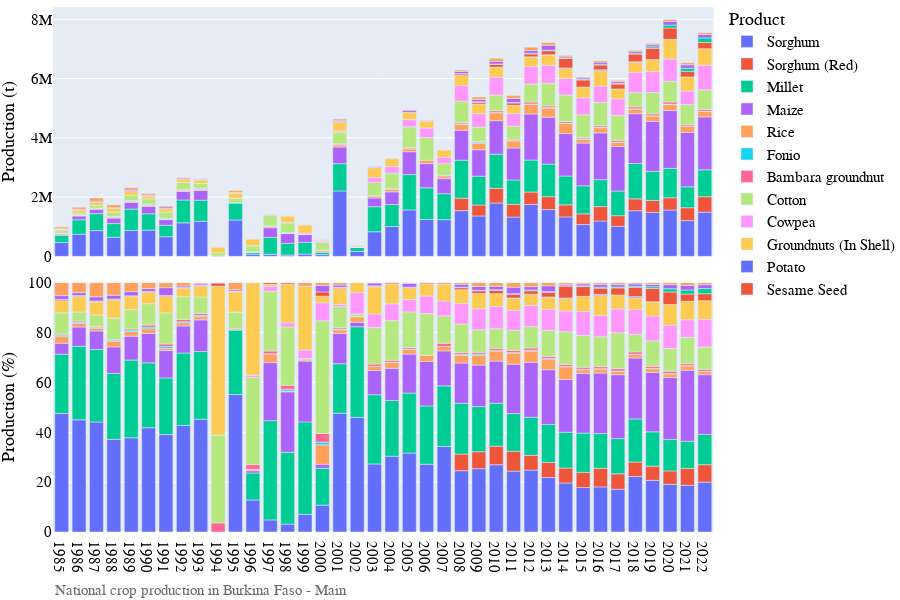
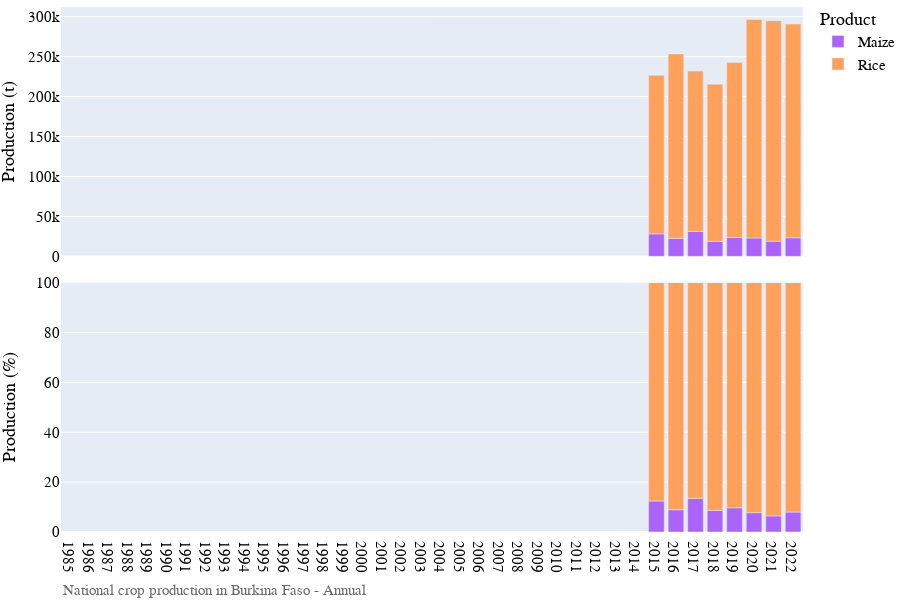

Here is the notebook cell these charts were saved with, in order:
### Markdown cell above
# Visualization of production data

### Code cell
# Bar chart of national crop production
country_iso, country_name = 'BF', 'Burkina Faso'
df = pd.read_csv('../data/crop/adm_crop_production_%s.csv' % country_iso, index_col=0)
df['year'] = df['harvest_year']
year = [df['year'].min(), df['year'].max()]
product_order = ['Sorghum','Sorghum (Red)','Millet','Maize','Rice','Fonio']
for season_name in ['Main','Annual']:
    footnote = 'National crop production in %s - %s' % (country_name, season_name)
    fn_save = '../figures/%s_bar_natgrainprod_%s.png' % (country_iso, season_name)
    sub = df[df['season_name'] == season_name]
    fig = PlotBarProduction(sub, year, product_order, footnote, fn_save)
    fig.show()

### Figure 1 — Plotly figure (JSON) as saved in the notebook; plotly's stock layout.template omitted (floating-point values rounded to 4 significant figures)
{"data": [{"alignmentgroup": "True", "hovertemplate": "product=Sorghum<br>season_name=Main<br>type=orig_unit<br>year=%{x}<br>value=%{y}<extra></extra>", "legendgroup": "Sorghum", "marker": {"color": "#636efa", "pattern": {"shape": ""}}, "name": "Sorghum", "offsetgroup": "Sorghum", "orientation": "v", "showlegend": true, "textposition": "auto", "type": "bar", "x": [1985, 1986, 1987, 1988, 1989, 1990, 1991, 1992, 1993, 1995, 1996, 1997, 1998, 1999, 2000, 2001, 2002, 2003, 2004, 2005, 2006, 2007, 2008, 2009, 2010, 2011, 2012, 2013, 2014, 2015, 2016, 2017, 2018, 2019, 2020, 2021, 2022], "xaxis": "x2", "y": [469863, 747021, 870020, 646953, 875401, 886068, 665457, 1132600, 1185100, 1227468, 74064, 69337, 43394, 76572, 60065, 2208000.0, 166960, 831320, 1009000.0, 1568000.0, 1244000.0, 1239000.0, 1545000.0, 1366000.0, 1803000.0, 1327000.0, 1753171, 1578874, 1333427, 1073000.0, 1194000.0, 1015000.0, 1541000.0, 1483000.0, 1565000.0, 1208000.0, 1492000.0], "yaxis": "y2"}, {"alignmentgroup": "True", "hovertemplate": "product=Sorghum<br>season_name=Main<br>type=percent<br>year=%{x}<br>value=%{y}<extra></extra>", "legendgroup": "Sorghum", "marker": {"color": "#636efa", "pattern": {"shape": ""}}, "name": "Sorghum", "offsetgroup": "Sorghum", "orientation": "v", "showlegend": false, "textposition": "auto", "type": "bar", "x": [1985, 1986, 1987, 1988, 1989, 1990, 1991, 1992, 1993, 1995, 1996, 1997, 1998, 1999, 2000, 2001, 2002, 2003, 2004, 2005, 2006, 2007, 2008, 2009, 2010, 2011, 2012, 2013, 2014, 2015, 2016, 2017, 2018, 2019, 2020, 2021, 2022], "xaxis": "x", "y": [47.54, 44.98, 44.1, 37.18, 37.8, 41.79, 39.07, 42.73, 45.26, 55.12, 12.84, 4.863, 3.164, 7.096, 10.77, 47.6, 45.97, 27.3, 30.4, 31.66, 27.18, 34.31, 24.57, 25.39, 26.97, 24.42, 24.82, 21.86, 19.67, 17.87, 18.09, 17.16, 22.23, 20.71, 19.11, 18.73, 19.99], "yaxis": "y"}, {"alignmentgroup": "True", "hovertemplate": "product=Sorghum (Red)<br>season_name=Main<br>type=orig_unit<br>year=%{x}<br>value=%{y}<extra></extra>", "legendgroup": "Sorghum (Red)", "marker": {"color": "#EF553B", "pattern": {"shape": ""}}, "name": "Sorghum (Red)", "offsetgroup": "Sorghum (Red)", "orientation": "v", "showlegend": true, "textposition": "auto", "type": "bar", "x": [2008, 2009, 2010, 2011, 2012, 2013, 2014, 2015, 2016, 2017, 2018, 2019, 2020, 2021, 2022], "xaxis": "x2", "y": [419921, 365917, 495200.0, 432970, 418646, 437512, 405227, 362500.0, 486400.0, 360700.0, 401000.0, 403800.0, 414500.0, 435900.0, 521500.0], "yaxis": "y2"}, {"alignmentgroup": "True", "hovertemplate": "product=Sorghum (Red)<br>season_name=Main<br>type=percent<br>year=%{x}<br>value=%{y}<extra></extra>", "legendgroup": "Sorghum (Red)", "marker": {"color": "#EF553B", "pattern": {"shape": ""}}, "name": "Sorghum (Red)", "offsetgroup": "Sorghum (Red)", "orientation": "v", "showlegend": false, "textposition": "auto", "type": "bar", "x": [2008, 2009, 2010, 2011, 2012, 2013, 2014, 2015, 2016, 2017, 2018, 2019, 2020, 2021, 2022], "xaxis": "x", "y": [6.679, 6.801, 7.408, 7.969, 5.927, 6.058, 5.978, 6.037, 7.474, 6.156, 5.831, 5.698, 5.403, 6.761, 6.987], "yaxis": "y"}, {"alignmentgroup": "True", "hovertemplate": "product=Millet<br>season_name=Main<br>type=orig_unit<br>year=%{x}<br>value=%{y}<extra></extra>", "legendgroup": "Millet", "marker": {"color": "#00cc96", "pattern": {"shape": ""}}, "name": "Millet", "offsetgroup": "Millet", "orientation": "v", "showlegend": true, "textposition": "auto", "type": "bar", "x": [1985, 1986, 1987, 1988, 1989, 1990, 1991, 1992, 1993, 1995, 1996, 1997, 1998, 1999, 2000, 2001, 2002, 2003, 2004, 2005, 2006, 2007, 2008, 2009, 2010, 2011, 2012, 2013, 2014, 2015, 2016, 2017, 2018, 2019, 2020, 2021, 2022], "xaxis": "x2", "y": [234791, 489604, 573466, 459295, 721488, 551905, 386731, 770100, 709500, 575877, 62475, 567200.0, 394900.0, 399900.0, 82207, 920900.0, 132000.0, 844900.0, 741600.0, 1192000.0, 1071000.0, 877600.0, 1281000.0, 973900.0, 1153000.0, 819800.0, 1078000.0, 1098632, 972539, 946200.0, 907500.0, 831500.0, 1194000.0, 983000.0, 991400.0, 705300.0, 907700.0], "yaxis": "y2"}, {"alignmentgroup": "True", "hovertemplate": "product=Millet<br>season_name=Main<br>type=percent<br>year=%{x}<br>value=%{y}<extra></extra>", "legendgroup": "Millet", "marker": {"color": "#00cc96", "pattern": {"shape": ""}}, "name": "Millet", "offsetgroup": "Millet", "orientation": "v", "showlegend": false, "textposition": "auto", "type": "bar", "x": [1985, 1986, 1987, 1988, 1989, 1990, 1991, 1992, 1993, 1995, 1996, 1997, 1998, 1999, 2000, 2001, 2002, 2003, 2004, 2005, 2006, 2007, 2008, 2009, 2010, 2011, 2012, 2013, 2014, 2015, 2016, 2017, 2018, 2019, 2020, 2021, 2022], "xaxis": "x", "y": [23.75, 29.48, 29.07, 26.4, 31.15, 26.03, 22.71, 29.05, 27.1, 25.86, 10.83, 39.78, 28.8, 37.06, 14.74, 19.86, 36.34, 27.75, 22.35, 24.06, 23.39, 24.29, 20.38, 18.1, 17.24, 15.09, 15.27, 15.21, 14.35, 15.75, 13.91, 14.14, 17.29, 13.75, 12.57, 10.94, 12.16], "yaxis": "y"}, {"alignmentgroup": "True", "hovertemplate": "product=Maize<br>season_name=Main<br>type=orig_unit<br>year=%{x}<br>value=%{y}<extra></extra>", "legendgroup": "Maize", "marker": {"color": "#ab63fa", "pattern": {"shape": ""}}, "name": "Maize", "offsetgroup": "Maize", "orientation": "v", "showlegend": true, "textposition": "auto", "type": "bar", "x": [1985, 1986, 1987, 1988, 1989, 1990, 1991, 1992, 1993, 1996, 1997, 1998, 1999, 2000, 2001, 2002, 2003, 2004, 2005, 2006, 2007, 2008, 2009, 2010, 2011, 2012, 2013, 2014, 2015, 2016, 2017, 2018, 2019, 2020, 2021, 2022], "xaxis": "x2", "y": [43481, 128416, 146855, 185125, 222100.0, 249744, 187212, 286900, 333300, 5227, 332000.0, 332600.0, 263100.0, 9224, 563600.0, 6628, 295800.0, 428800.0, 774400.0, 816800.0, 506900.0, 1014000.0, 894500.0, 1130000.0, 1077000.0, 1556000.0, 1585420, 1433077, 1441000.0, 1582000.0, 1502000.0, 1682000.0, 1689000.0, 1952000.0, 1834000.0, 1787000.0], "yaxis": "y2"}, {"alignmentgroup": "True", "hovertemplate": "product=Maize<br>season_name=Main<br>type=percent<br>year=%{x}<br>value=%{y}<extra></extra>", "legendgroup": "Maize", "marker": {"color": "#ab63fa", "pattern": {"shape": ""}}, "name": "Maize", "offsetgroup": "Maize", "orientation": "v", "showlegend": false, "textposition": "auto", "type": "bar", "x": [1985, 1986, 1987, 1988, 1989, 1990, 1991, 1992, 1993, 1996, 1997, 1998, 1999, 2000, 2001, 2002, 2003, 2004, 2005, 2006, 2007, 2008, 2009, 2010, 2011, 2012, 2013, 2014, 2015, 2016, 2017, 2018, 2019, 2020, 2021, 2022], "xaxis": "x", "y": [4.399, 7.733, 7.444, 10.64, 9.589, 11.78, 10.99, 10.82, 12.73, 0.9061, 23.29, 24.25, 24.38, 1.654, 12.15, 1.825, 9.714, 12.92, 15.63, 17.84, 14.03, 16.12, 16.63, 16.9, 19.82, 22.03, 21.95, 21.14, 24.0, 24.28, 25.63, 24.44, 23.81, 24.85, 28.45, 23.94], "yaxis": "y"}, {"alignmentgroup": "True", "hovertemplate": "product=Rice<br>season_name=Main<br>type=orig_unit<br>year=%{x}<br>value=%{y}<extra></extra>", "legendgroup": "Rice", "marker": {"color": "#FFA15A", "pattern": {"shape": ""}}, "name": "Rice", "offsetgroup": "Rice", "orientation": "v", "showlegend": true, "textposition": "auto", "type": "bar", "x": [1985, 1986, 1987, 1988, 1989, 1990, 1991, 1992, 1993, 1995, 1996, 1997, 1998, 1999, 2000, 2001, 2002, 2003, 2004, 2005, 2006, 2007, 2008, 2009, 2010, 2011, 2012, 2013, 2014, 2015, 2016, 2017, 2018, 2019, 2020, 2021, 2022], "xaxis": "x2", "y": [26465, 24070.0, 21924, 38375, 42580.0, 40429, 15356, 34200, 33570, 1784, 3118, 49870.0, 3950, 5119, 43450.0, 68750.0, 7999, 52490.0, 75500.0, 93880.0, 113100.0, 66440.0, 194600.0, 213600.0, 268600.0, 240868, 320300.0, 305388, 347497, 131600.0, 174300.0, 141100.0, 154700.0, 180600.0, 206100.0, 204000.0, 182000.0], "yaxis": "y2"}, {"alignmentgroup": "True", "hovertemplate": "product=Rice<br>season_name=Main<br>type=percent<br>year=%{x}<br>value=%{y}<extra></extra>", "legendgroup": "Rice", "marker": {"color": "#FFA15A", "pattern": {"shape": ""}}, "name": "Rice", "offsetgroup": "Rice", "orientation": "v", "showlegend": false, "textposition": "auto", "type": "bar", "x": [1985, 1986, 1987, 1988, 1989, 1990, 1991, 1992, 1993, 1995, 1996, 1997, 1998, 1999, 2000, 2001, 2002, 2003, 2004, 2005, 2006, 2007, 2008, 2009, 2010, 2011, 2012, 2013, 2014, 2015, 2016, 2017, 2018, 2019, 2020, 2021, 2022], "xaxis": "x", "y": [2.677, 1.449, 1.111, 2.206, 1.839, 1.907, 0.9016, 1.29, 1.282, 0.08011, 0.5405, 3.498, 0.2881, 0.4744, 7.794, 1.482, 2.202, 1.724, 2.275, 1.895, 2.471, 1.839, 3.094, 3.97, 4.018, 4.433, 4.534, 4.229, 5.126, 1.422, 1.573, 1.272, 1.339, 1.505, 1.451, 1.737, 1.254], "yaxis": "y"}, {"alignmentgroup": "True", "hovertemplate": "product=Fonio<br>season_name=Main<br>type=orig_unit<br>year=%{x}<br>value=%{y}<extra></extra>", "legendgroup": "Fonio", "marker": {"color": "#19d3f3", "pattern": {"shape": ""}}, "name": "Fonio", "offsetgroup": "Fonio", "orientation": "v", "showlegend": true, "textposition": "auto", "type": "bar", "x": [1985, 1986, 1987, 1988, 1989, 1990, 1991, 1992, 1993, 1997, 1998, 2000, 2001, 2004, 2005, 2008, 2009, 2010, 2011, 2012, 2013, 2014, 2015, 2016, 2017, 2018, 2019, 2020, 2021, 2022], "xaxis": "x2", "y": [5188, 7042.0, 6509, 5737, 13777, 13800, 12244, 12030.0, 13500, 239.6, 10600.0, 5904.0, 12300.0, 5678.0, 7813.0, 19548, 26100, 18315, 14473, 20430, 19886, 8559, 13090.0, 10940.0, 10070.0, 11270.0, 10240.0, 10760.0, 7550.0, 8187.0], "yaxis": "y2"}, {"alignmentgroup": "True", "hovertemplate": "product=Fonio<br>season_name=Main<br>type=percent<br>year=%{x}<br>value=%{y}<extra></extra>", "legendgroup": "Fonio", "marker": {"color": "#19d3f3", "pattern": {"shape": ""}}, "name": "Fonio", "offsetgroup": "Fonio", "orientation": "v", "showlegend": false, "textposition": "auto", "type": "bar", "x": [1985, 1986, 1987, 1988, 1989, 1990, 1991, 1992, 1993, 1997, 1998, 2000, 2001, 2004, 2005, 2008, 2009, 2010, 2011, 2012, 2013, 2014, 2015, 2016, 2017, 2018, 2019, 2020, 2021, 2022], "xaxis": "x", "y": [0.5249, 0.4241, 0.3299, 0.3297, 0.5949, 0.6509, 0.7189, 0.4537, 0.5156, 0.01681, 0.7728, 1.059, 0.2652, 0.1711, 0.1577, 0.3109, 0.4851, 0.274, 0.2664, 0.2892, 0.2754, 0.1263, 0.218, 0.168, 0.1719, 0.1639, 0.1445, 0.1403, 0.1171, 0.1097], "yaxis": "y"}, {"alignmentgroup": "True", "hovertemplate": "product=Bambara groundnut<br>season_name=Main<br>type=orig_unit<br>year=%{x}<br>value=%{y}<extra></extra>", "legendgroup": "Bambara groundnut", "marker": {"color": "#FF6692", "pattern": {"shape": ""}}, "name": "Bambara groundnut", "offsetgroup": "Bambara groundnut", "orientation": "v", "showlegend": true, "textposition": "auto", "type": "bar", "x": [1985, 1986, 1987, 1988, 1989, 1990, 1991, 1992, 1993, 1994, 1995, 1996, 1997, 1998, 2000, 2001, 2002, 2003, 2004, 2005, 2007, 2008, 2009, 2010, 2011, 2012, 2013, 2014, 2015, 2016, 2017, 2018, 2019, 2020, 2021, 2022], "xaxis": "x2", "y": [4336, 8256.0, 7481.0, 8364.0, 10720.0, 17701, 17323, 24030, 20980, 11820.0, 9348.0, 11160.0, 16060.0, 21240.0, 19450.0, 25240.0, 73.5, 25820.0, 25640.0, 28770.0, 43310.0, 47400.0, 38280.0, 50500.0, 42310.0, 63640.0, 53700.0, 49700.0, 46880.0, 52050.0, 56130.0, 63390.0, 58440.0, 74650.0, 49410.0, 57210.0], "yaxis": "y2"}, {"alignmentgroup": "True", "hovertemplate": "product=Bambara groundnut<br>season_name=Main<br>type=percent<br>year=%{x}<br>value=%{y}<extra></extra>", "legendgroup": "Bambara groundnut", "marker": {"color": "#FF6692", "pattern": {"shape": ""}}, "name": "Bambara groundnut", "offsetgroup": "Bambara groundnut", "orientation": "v", "showlegend": false, "textposition": "auto", "type": "bar", "x": [1985, 1986, 1987, 1988, 1989, 1990, 1991, 1992, 1993, 1994, 1995, 1996, 1997, 1998, 2000, 2001, 2002, 2003, 2004, 2005, 2007, 2008, 2009, 2010, 2011, 2012, 2013, 2014, 2015, 2016, 2017, 2018, 2019, 2020, 2021, 2022], "xaxis": "x", "y": [0.4387, 0.4971, 0.3792, 0.4807, 0.463, 0.8349, 1.017, 0.9066, 0.8013, 3.65, 0.4198, 1.934, 1.127, 1.549, 3.489, 0.5441, 0.02024, 0.8478, 0.7727, 0.5807, 1.199, 0.7539, 0.7114, 0.7555, 0.7788, 0.9009, 0.7437, 0.7331, 0.7805, 0.7965, 0.9576, 0.921, 0.8245, 0.9732, 0.7663, 0.7665], "yaxis": "y"}, {"alignmentgroup": "True", "hovertemplate": "product=Cotton<br>season_name=Main<br>type=orig_unit<br>year=%{x}<br>value=%{y}<extra></extra>", "legendgroup": "Cotton", "marker": {"color": "#B6E880", "pattern": {"shape": ""}}, "name": "Cotton", "offsetgroup": "Cotton", "orientation": "v", "showlegend": true, "textposition": "auto", "type": "bar", "x": [1985, 1986, 1987, 1988, 1989, 1990, 1991, 1992, 1993, 1994, 1995, 1996, 1997, 1998, 1999, 2000, 2001, 2002, 2003, 2004, 2005, 2006, 2007, 2008, 2009, 2010, 2011, 2012, 2013, 2014, 2015, 2016, 2017, 2018, 2019, 2020, 2021, 2022], "xaxis": "x2", "y": [84654, 60250, 91049, 148625, 180397, 181682, 211995, 241703, 171500, 114116, 149432, 201993, 341300.0, 320900.0, 6211, 251800.0, 393200.0, 3791, 445756, 527100.0, 707700.0, 764700.0, 397300.0, 720700.0, 485000.0, 530400.0, 441100.0, 607000.0, 766221, 894982, 768900.0, 784800.0, 844300.0, 482200.0, 724200.0, 698900.0, 680800.0, 668600.0], "yaxis": "y2"}, {"alignmentgroup": "True", "hovertemplate": "product=Cotton<br>season_name=Main<br>type=percent<br>year=%{x}<br>value=%{y}<extra></extra>", "legendgroup": "Cotton", "marker": {"color": "#B6E880", "pattern": {"shape": ""}}, "name": "Cotton", "offsetgroup": "Cotton", "orientation": "v", "showlegend": false, "textposition": "auto", "type": "bar", "x": [1985, 1986, 1987, 1988, 1989, 1990, 1991, 1992, 1993, 1994, 1995, 1996, 1997, 1998, 1999, 2000, 2001, 2002, 2003, 2004, 2005, 2006, 2007, 2008, 2009, 2010, 2011, 2012, 2013, 2014, 2015, 2016, 2017, 2018, 2019, 2020, 2021, 2022], "xaxis": "x", "y": [8.564, 3.628, 4.615, 8.542, 7.79, 8.569, 12.45, 9.119, 6.55, 35.23, 6.71, 35.02, 23.94, 23.4, 0.5756, 45.16, 8.477, 1.044, 14.64, 15.88, 14.29, 16.7, 11.0, 11.46, 9.015, 7.934, 8.119, 8.593, 10.61, 13.2, 12.8, 12.06, 14.41, 7.012, 10.22, 9.082, 10.56, 8.958], "yaxis": "y"}, {"alignmentgroup": "True", "hovertemplate": "product=Cowpea<br>season_name=Main<br>type=orig_unit<br>year=%{x}<br>value=%{y}<extra></extra>", "legendgroup": "Cowpea", "marker": {"color": "#FF97FF", "pattern": {"shape": ""}}, "name": "Cowpea", "offsetgroup": "Cowpea", "orientation": "v", "showlegend": true, "textposition": "auto", "type": "bar", "x": [1995, 1996, 1997, 1998, 1999, 2000, 2001, 2002, 2003, 2004, 2005, 2006, 2007, 2008, 2009, 2010, 2011, 2012, 2013, 2014, 2015, 2016, 2017, 2018, 2019, 2020, 2021, 2022], "xaxis": "x2", "y": [906.8, 4779.0, 27678, 23190.0, 36294, 40411, 40390.0, 31189, 166100.0, 222800.0, 244500.0, 323800.0, 215400.0, 521700.0, 453600.0, 600400.0, 432084, 598500.0, 605760, 562936, 571300.0, 556900.0, 557400.0, 685100.0, 710600.0, 752600.0, 454800.0, 829200.0], "yaxis": "y2"}, {"alignmentgroup": "True", "hovertemplate": "product=Cowpea<br>season_name=Main<br>type=percent<br>year=%{x}<br>value=%{y}<extra></extra>", "legendgroup": "Cowpea", "marker": {"color": "#FF97FF", "pattern": {"shape": ""}}, "name": "Cowpea", "offsetgroup": "Cowpea", "orientation": "v", "showlegend": false, "textposition": "auto", "type": "bar", "x": [1995, 1996, 1997, 1998, 1999, 2000, 2001, 2002, 2003, 2004, 2005, 2006, 2007, 2008, 2009, 2010, 2011, 2012, 2013, 2014, 2015, 2016, 2017, 2018, 2019, 2020, 2021, 2022], "xaxis": "x", "y": [0.04072, 0.8285, 1.941, 1.691, 3.364, 7.248, 0.8708, 8.587, 5.454, 6.714, 4.937, 7.073, 5.963, 8.297, 8.431, 8.981, 7.953, 8.473, 8.388, 8.305, 9.513, 8.517, 9.487, 9.935, 9.99, 9.35, 7.054, 11.11], "yaxis": "y"}, {"alignmentgroup": "True", "hovertemplate": "product=Groundnuts (In Shell)<br>season_name=Main<br>type=orig_unit<br>year=%{x}<br>value=%{y}<extra></extra>", "legendgroup": "Groundnuts (In Shell)", "marker": {"color": "#FECB52", "pattern": {"shape": ""}}, "name": "Groundnuts (In Shell)", "offsetgroup": "Groundnuts (In Shell)", "orientation": "v", "showlegend": true, "textposition": "auto", "type": "bar", "x": [1985, 1986, 1987, 1988, 1989, 1990, 1991, 1992, 1993, 1994, 1995, 1996, 1997, 1998, 1999, 2000, 2001, 2002, 2003, 2004, 2005, 2006, 2007, 2008, 2009, 2010, 2011, 2012, 2013, 2014, 2015, 2016, 2017, 2018, 2019, 2020, 2021, 2022], "xaxis": "x2", "y": [47732, 102544, 102782, 125234, 119148, 97762, 112729, 90500, 113500, 193314, 179005, 214030, 12441, 212300.0, 276600.0, 14693, 295600.0, 14564, 332100.0, 263700.0, 237300.0, 224800.0, 244600.0, 346300.0, 330600.0, 340166, 265300.0, 311300.0, 349684, 335225, 365900.0, 520200.0, 334700.0, 330400.0, 398100.0, 658300.0, 477300.0, 559100.0], "yaxis": "y2"}, {"alignmentgroup": "True", "hovertemplate": "product=Groundnuts (In Shell)<br>season_name=Main<br>type=percent<br>year=%{x}<br>value=%{y}<extra></extra>", "legendgroup": "Groundnuts (In Shell)", "marker": {"color": "#FECB52", "pattern": {"shape": ""}}, "name": "Groundnuts (In Shell)", "offsetgroup": "Groundnuts (In Shell)", "orientation": "v", "showlegend": false, "textposition": "auto", "type": "bar", "x": [1985, 1986, 1987, 1988, 1989, 1990, 1991, 1992, 1993, 1994, 1995, 1996, 1997, 1998, 1999, 2000, 2001, 2002, 2003, 2004, 2005, 2006, 2007, 2008, 2009, 2010, 2011, 2012, 2013, 2014, 2015, 2016, 2017, 2018, 2019, 2020, 2021, 2022], "xaxis": "x", "y": [4.829, 6.175, 5.21, 7.198, 5.145, 4.611, 6.619, 3.414, 4.335, 59.68, 8.038, 37.1, 0.8726, 15.48, 25.63, 2.635, 6.373, 4.01, 10.91, 7.947, 4.79, 4.91, 6.771, 5.508, 6.145, 5.088, 4.883, 4.407, 4.842, 4.945, 6.092, 7.98, 5.706, 4.796, 5.599, 8.301, 7.402, 7.49], "yaxis": "y"}, {"alignmentgroup": "True", "hovertemplate": "product=Potato<br>season_name=Main<br>type=orig_unit<br>year=%{x}<br>value=%{y}<extra></extra>", "legendgroup": "Potato", "marker": {"color": "#636efa", "pattern": {"shape": ""}}, "name": "Potato", "offsetgroup": "Potato", "orientation": "v", "showlegend": true, "textposition": "auto", "type": "bar", "x": [2011, 2012, 2013, 2014, 2016, 2018, 2019, 2020], "xaxis": "x2", "y": [6300, 7675, 7775, 18500, 27555, 29400, 6164, 1231], "yaxis": "y2"}, {"alignmentgroup": "True", "hovertemplate": "product=Potato<br>season_name=Main<br>type=percent<br>year=%{x}<br>value=%{y}<extra></extra>", "legendgroup": "Potato", "marker": {"color": "#636efa", "pattern": {"shape": ""}}, "name": "Potato", "offsetgroup": "Potato", "orientation": "v", "showlegend": false, "textposition": "auto", "type": "bar", "x": [2011, 2012, 2013, 2014, 2016, 2018, 2019, 2020], "xaxis": "x", "y": [0.116, 0.1087, 0.1077, 0.2729, 0.4234, 0.4275, 0.08698, 0.01605], "yaxis": "y"}, {"alignmentgroup": "True", "hovertemplate": "product=Sesame Seed<br>season_name=Main<br>type=orig_unit<br>year=%{x}<br>value=%{y}<extra></extra>", "legendgroup": "Sesame Seed", "marker": {"color": "#EF553B", "pattern": {"shape": ""}}, "name": "Sesame Seed", "offsetgroup": "Sesame Seed", "orientation": "v", "showlegend": true, "textposition": "auto", "type": "bar", "x": [1985, 1986, 1987, 1988, 1989, 1990, 1991, 1992, 1993, 1994, 1995, 1997, 1998, 2000, 2001, 2003, 2004, 2005, 2006, 2007, 2008, 2009, 2010, 2011, 2012, 2013, 2014, 2015, 2016, 2017, 2018, 2019, 2020, 2021, 2022], "xaxis": "x2", "y": [5443, 4903.0, 5762.0, 7437.0, 6728.0, 5569, 6976, 5800.0, 9400, 4456.0, 5431.0, 9582.0, 8108.0, 9670.0, 22400.0, 10540.0, 17150.0, 9824.0, 19750.0, 19470.0, 49900.0, 55380.0, 87620.0, 79950.0, 98823, 132700.0, 321837, 235100.0, 164200.0, 164000.0, 255200.0, 374700.0, 384600.0, 186400.0, 208800.0], "yaxis": "y2"}, {"alignmentgroup": "True", "hovertemplate": "product=Sesame Seed<br>season_name=Main<br>type=percent<br>year=%{x}<br>value=%{y}<extra></extra>", "legendgroup": "Sesame Seed", "marker": {"color": "#EF553B", "pattern": {"shape": ""}}, "name": "Sesame Seed", "offsetgroup": "Sesame Seed", "orientation": "v", "showlegend": false, "textposition": "auto", "type": "bar", "x": [1985, 1986, 1987, 1988, 1989, 1990, 1991, 1992, 1993, 1994, 1995, 1997, 1998, 2000, 2001, 2003, 2004, 2005, 2006, 2007, 2008, 2009, 2010, 2011, 2012, 2013, 2014, 2015, 2016, 2017, 2018, 2019, 2020, 2021, 2022], "xaxis": "x", "y": [0.5507, 0.2952, 0.292, 0.4274, 0.2905, 0.2627, 0.4096, 0.2188, 0.359, 1.376, 0.2439, 0.6721, 0.5913, 1.734, 0.483, 0.3462, 0.5169, 0.1983, 0.4314, 0.5391, 0.7936, 1.029, 1.311, 1.472, 1.399, 1.837, 4.748, 3.914, 2.519, 2.796, 3.693, 5.287, 5.014, 2.892, 2.797], "yaxis": "y"}, {"alignmentgroup": "True", "hovertemplate": "product=Soybean<br>season_name=Main<br>type=orig_unit<br>year=%{x}<br>value=%{y}<extra></extra>", "legendgroup": "Soybean", "marker": {"color": "#00cc96", "pattern": {"shape": ""}}, "name": "Soybean", "offsetgroup": "Soybean", "orientation": "v", "showlegend": true, "textposition": "auto", "type": "bar", "x": [1985, 1986, 1987, 1988, 1989, 1990, 1991, 1992, 1993, 1994, 1995, 2001, 2003, 2004, 2008, 2009, 2010, 2011, 2012, 2013, 2014, 2015, 2016, 2017, 2018, 2019, 2020, 2021, 2022], "xaxis": "x2", "y": [2, 2125, 2458, 681, 711, 370, 132, 100, 100, 5, 2551, 2084.0, 2083.0, 975.5, 11598, 14750.0, 18030.0, 14630.0, 23320.0, 20980.0, 13380.0, 20020.0, 25850.0, 18500.0, 31310.0, 51710.0, 98510.0, 106700.0, 152500.0], "yaxis": "y2"}, {"alignmentgroup": "True", "hovertemplate": "product=Soybean<br>season_name=Main<br>type=percent<br>year=%{x}<br>value=%{y}<extra></extra>", "legendgroup": "Soybean", "marker": {"color": "#00cc96", "pattern": {"shape": ""}}, "name": "Soybean", "offsetgroup": "Soybean", "orientation": "v", "showlegend": false, "textposition": "auto", "type": "bar", "x": [1985, 1986, 1987, 1988, 1989, 1990, 1991, 1992, 1993, 1994, 1995, 2001, 2003, 2004, 2008, 2009, 2010, 2011, 2012, 2013, 2014, 2015, 2016, 2017, 2018, 2019, 2020, 2021, 2022], "xaxis": "x", "y": [0.0002023, 0.128, 0.1246, 0.03914, 0.0307, 0.01745, 0.00775, 0.003773, 0.003819, 0.001544, 0.1146, 0.04493, 0.06839, 0.0294, 0.1845, 0.2742, 0.2697, 0.2694, 0.3301, 0.2905, 0.1974, 0.3334, 0.3972, 0.3158, 0.4554, 0.7296, 1.284, 1.654, 2.044], "yaxis": "y"}, {"alignmentgroup": "True", "hovertemplate": "product=Sweet Potatoes<br>season_name=Main<br>type=orig_unit<br>year=%{x}<br>value=%{y}<extra></extra>", "legendgroup": "Sweet Potatoes", "marker": {"color": "#ab63fa", "pattern": {"shape": ""}}, "name": "Sweet Potatoes", "offsetgroup": "Sweet Potatoes", "orientation": "v", "showlegend": true, "textposition": "auto", "type": "bar", "x": [1985, 1986, 1987, 1988, 1989, 1990, 1991, 1992, 1993, 1994, 1995, 1998, 1999, 2000, 2001, 2003, 2004, 2005, 2007, 2008, 2009, 2010, 2011, 2012, 2013, 2014, 2015, 2016, 2017, 2018, 2019, 2020, 2021, 2022], "xaxis": "x2", "y": [15066, 19508, 32504, 26702, 38899, 23708, 52458, 16200, 15000, 197, 11780.0, 151.8, 50.3, 14370.0, 41300.0, 34050.0, 695.1, 71690.0, 507.6, 73000.0, 81570.0, 92523, 139900.0, 92812, 167570, 37641, 47030.0, 70500.0, 58750.0, 64540.0, 66380.0, 126600.0, 114900.0, 115600.0], "yaxis": "y2"}, {"alignmentgroup": "True", "hovertemplate": "product=Sweet Potatoes<br>season_name=Main<br>type=percent<br>year=%{x}<br>value=%{y}<extra></extra>", "legendgroup": "Sweet Potatoes", "marker": {"color": "#ab63fa", "pattern": {"shape": ""}}, "name": "Sweet Potatoes", "offsetgroup": "Sweet Potatoes", "orientation": "v", "showlegend": false, "textposition": "auto", "type": "bar", "x": [1985, 1986, 1987, 1988, 1989, 1990, 1991, 1992, 1993, 1994, 1995, 1998, 1999, 2000, 2001, 2003, 2004, 2005, 2007, 2008, 2009, 2010, 2011, 2012, 2013, 2014, 2015, 2016, 2017, 2018, 2019, 2020, 2021, 2022], "xaxis": "x", "y": [1.524, 1.175, 1.648, 1.535, 1.68, 1.118, 3.08, 0.6112, 0.5729, 0.06082, 0.5291, 0.01107, 0.004662, 2.578, 0.8905, 1.118, 0.02095, 1.447, 0.01405, 1.161, 1.516, 1.384, 2.576, 1.314, 2.32, 0.5553, 0.7831, 1.083, 1.003, 0.9385, 0.9367, 1.65, 1.782, 1.549], "yaxis": "y"}, {"alignmentgroup": "True", "hovertemplate": "product=Yams<br>season_name=Main<br>type=orig_unit<br>year=%{x}<br>value=%{y}<extra></extra>", "legendgroup": "Yams", "marker": {"color": "#FFA15A", "pattern": {"shape": ""}}, "name": "Yams", "offsetgroup": "Yams", "orientation": "v", "showlegend": true, "textposition": "auto", "type": "bar", "x": [1985, 1986, 1987, 1988, 1989, 1990, 1991, 1992, 1993, 1995, 1999, 2000, 2001, 2003, 2005, 2007, 2008, 2009, 2010, 2011, 2012, 2013, 2014, 2015, 2016, 2017, 2018, 2019, 2020, 2021, 2022], "xaxis": "x2", "y": [51427, 66894, 112017, 87434, 83961, 51368, 34591, 36500, 12900, 63292, 15210.0, 6299, 44480.0, 4208.0, 17600.0, 1566.0, 43300.0, 80855, 97627, 99697, 113235, 91562, 43952, 28760.0, 47660.0, 46730.0, 35910.0, 50150.0, 62190.0, 74280.0, 62660.0], "yaxis": "y2"}, {"alignmentgroup": "True", "hovertemplate": "product=Yams<br>season_name=Main<br>type=percent<br>year=%{x}<br>value=%{y}<extra></extra>", "legendgroup": "Yams", "marker": {"color": "#FFA15A", "pattern": {"shape": ""}}, "name": "Yams", "offsetgroup": "Yams", "orientation": "v", "showlegend": false, "textposition": "auto", "type": "bar", "x": [1985, 1986, 1987, 1988, 1989, 1990, 1991, 1992, 1993, 1995, 1999, 2000, 2001, 2003, 2005, 2007, 2008, 2009, 2010, 2011, 2012, 2013, 2014, 2015, 2016, 2017, 2018, 2019, 2020, 2021, 2022], "xaxis": "x", "y": [5.203, 4.028, 5.678, 5.025, 3.625, 2.423, 2.031, 1.377, 0.4927, 2.842, 1.409, 1.13, 0.9591, 0.1382, 0.3553, 0.04335, 0.6887, 1.503, 1.46, 1.835, 1.603, 1.268, 0.6484, 0.4789, 0.7324, 0.7977, 0.5222, 0.7077, 0.8107, 1.152, 0.8395], "yaxis": "y"}], "layout": {"annotations": [{"showarrow": false, "text": "", "textangle": 90, "x": 0.98, "xanchor": "left", "xref": "paper", "y": 0.2375, "yanchor": "middle", "yref": "paper"}, {"showarrow": false, "text": "", "textangle": 90, "x": 0.98, "xanchor": "left", "xref": "paper", "y": 0.7625, "yanchor": "middle", "yref": "paper"}, {"align": "left", "font": {"color": "dimgrey", "family": "arial", "size": 15}, "showarrow": false, "text": "National crop production in Burkina Faso - Main", "x": 0, "xref": "paper", "y": -0.13, "yref": "paper"}], "barmode": "relative", "font": {"color": "black", "family": "arial", "size": 15}, "height": 600, "legend": {"title": {"text": "Product"}, "tracegroupgap": 0, "x": 1, "y": 1.01}, "margin": {"b": 0, "l": 0, "r": 0, "t": 0}, "width": 900, "xaxis": {"anchor": "y", "domain": [0, 0.98], "dtick": 1, "range": [1984.0, 2022.0], "title": {"text": ""}}, "xaxis2": {"anchor": "y2", "domain": [0, 0.98], "matches": "x", "showticklabels": false}, "yaxis": {"anchor": "x", "domain": [0, 0.475], "range": [0, 100], "title": {"text": "Production (%)"}}, "yaxis2": {"anchor": "x2", "domain": [0.525, 1], "title": {"text": "Production (t)"}}}}

### Figure 2 — Plotly figure (JSON) as saved in the notebook; plotly's stock layout.template omitted (floating-point values rounded to 4 significant figures)
{"data": [{"alignmentgroup": "True", "hovertemplate": "product=Maize<br>season_name=Annual<br>type=orig_unit<br>year=%{x}<br>value=%{y}<extra></extra>", "legendgroup": "Maize", "marker": {"color": "#ab63fa", "pattern": {"shape": ""}}, "name": "Maize", "offsetgroup": "Maize", "orientation": "v", "showlegend": true, "textposition": "auto", "type": "bar", "x": [2015, 2016, 2017, 2018, 2019, 2020, 2021, 2022], "xaxis": "x2", "y": [28150.0, 22560.0, 31260.0, 18732, 23580.0, 23020.0, 19080.0, 23290.0], "yaxis": "y2"}, {"alignmentgroup": "True", "hovertemplate": "product=Maize<br>season_name=Annual<br>type=percent<br>year=%{x}<br>value=%{y}<extra></extra>", "legendgroup": "Maize", "marker": {"color": "#ab63fa", "pattern": {"shape": ""}}, "name": "Maize", "offsetgroup": "Maize", "orientation": "v", "showlegend": false, "textposition": "auto", "type": "bar", "x": [2015, 2016, 2017, 2018, 2019, 2020, 2021, 2022], "xaxis": "x", "y": [12.42, 8.902, 13.48, 8.692, 9.722, 7.765, 6.467, 8.006], "yaxis": "y"}, {"alignmentgroup": "True", "hovertemplate": "product=Rice<br>season_name=Annual<br>type=orig_unit<br>year=%{x}<br>value=%{y}<extra></extra>", "legendgroup": "Rice", "marker": {"color": "#FFA15A", "pattern": {"shape": ""}}, "name": "Rice", "offsetgroup": "Rice", "orientation": "v", "showlegend": true, "textposition": "auto", "type": "bar", "x": [2015, 2016, 2017, 2018, 2019, 2020, 2021, 2022], "xaxis": "x2", "y": [198400.0, 230800.0, 200700.0, 196800.0, 219000.0, 273500.0, 275900.0, 267600.0], "yaxis": "y2"}, {"alignmentgroup": "True", "hovertemplate": "product=Rice<br>season_name=Annual<br>type=percent<br>year=%{x}<br>value=%{y}<extra></extra>", "legendgroup": "Rice", "marker": {"color": "#FFA15A", "pattern": {"shape": ""}}, "name": "Rice", "offsetgroup": "Rice", "orientation": "v", "showlegend": false, "textposition": "auto", "type": "bar", "x": [2015, 2016, 2017, 2018, 2019, 2020, 2021, 2022], "xaxis": "x", "y": [87.58, 91.1, 86.52, 91.31, 90.28, 92.23, 93.53, 91.99], "yaxis": "y"}], "layout": {"annotations": [{"showarrow": false, "text": "", "textangle": 90, "x": 0.98, "xanchor": "left", "xref": "paper", "y": 0.2375, "yanchor": "middle", "yref": "paper"}, {"showarrow": false, "text": "", "textangle": 90, "x": 0.98, "xanchor": "left", "xref": "paper", "y": 0.7625, "yanchor": "middle", "yref": "paper"}, {"align": "left", "font": {"color": "dimgrey", "family": "arial", "size": 15}, "showarrow": false, "text": "National crop production in Burkina Faso - Annual", "x": 0, "xref": "paper", "y": -0.13, "yref": "paper"}], "barmode": "relative", "font": {"color": "black", "family": "arial", "size": 15}, "height": 600, "legend": {"title": {"text": "Product"}, "tracegroupgap": 0, "x": 1, "y": 1.01}, "margin": {"b": 0, "l": 0, "r": 0, "t": 0}, "width": 900, "xaxis": {"anchor": "y", "domain": [0, 0.98], "dtick": 1, "range": [1984.0, 2022.0], "title": {"text": ""}}, "xaxis2": {"anchor": "y2", "domain": [0, 0.98], "matches": "x", "showticklabels": false}, "yaxis": {"anchor": "x", "domain": [0, 0.475], "range": [0, 100], "title": {"text": "Production (%)"}}, "yaxis2": {"anchor": "x2", "domain": [0.525, 1], "title": {"text": "Production (t)"}}}}
